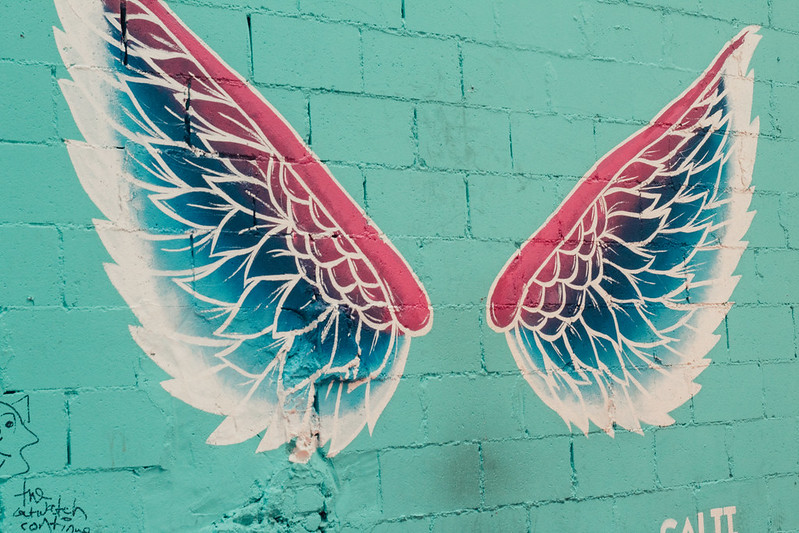
#> input picture input.jpg, 799 x 533 px
$ python pal.py input.jpg
#> lines starting #> are read from the running program, lines starting #| are printed output that depends on the picture
### lib.py
from PIL import Image, ImageOps
import sys
import math, random
from statistics import mean

def eu_distance(c1, c2):
    return math.sqrt(
        math.pow(c1[0] - c2[0], 2) +
        math.pow(c1[1] - c2[1], 2) +
        math.pow(c1[2] - c2[2], 2))

def random_color():
    r = int(random.random() * 255)
    g = int(random.random() * 255)
    b = int(random.random() * 255)
    return [r,g,b]

def populate_buckets(image_data, topn):
    buckets = []
    for i in range(len(topn)):
        buckets.append([])
    for pixel in image_data:
        q = [[eu_distance(pixel, topn[i]), i] for i in range(len(topn))]
        q.sort()
        nearest_topn = q[0][1]
        buckets[nearest_topn].append(pixel)
    return buckets

# [13 lines left out: function average_buckets, not called in this run]

def kmeans(bucket_count, data, verbose=False):
    topn = [random_color() for x in range(bucket_count)]
    for i in range(10):
        if verbose:
            for pixel in topn:
                print("[48;2;%d;%d;%dm  " % tuple(pixel), end="")
            print("[0m", end="")
            print(topn)
        topn = average_buckets(populate_buckets(data, topn), topn)
    return topn

def noisify_pixel(rgb, intensity):
    return [x * (1 + (random.random() * intensity)) for x in rgb]

def operate(filename, function, size=(256,256)):
#> called with filename = 'input.jpg', size = (256, 256)
    im = Image.open(filename)
#> im is the input picture: PIL image 799x533 RGB; mean R, G, B 120.3, 165.8, 158.3
    i2 = ImageOps.fit(im, size)
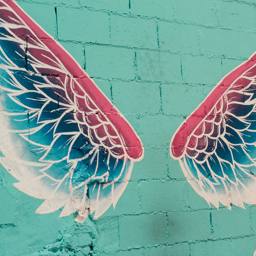
#> i2: PIL image 256x256 RGB; mean R, G, B 120.8, 160.4, 154.8
    data = i2.getdata()
    data = function(data)
    i2.putdata(data)
    i2.save('op/' + filename)

### pal.py
import sys
from lib import *

def generate_palette():
    red = (0xcc, 0x24, 0x1d)
    aqua = (0x8e, 0xc0, 0x7c)
    delta = (aqua[0] - red[0], aqua[1] - red[1], aqua[2] - red[2])
    res = []
    for i in range(10):
        color = list(red)
        color[0] = int(color[0] + (delta[0] * (i * 0.1)))
        color[1] = int(color[1] + (delta[1] * (i * 0.1)))
        color[2] = int(color[2] + (delta[2] * (i * 0.1)))
        res.append(tuple(color))
    return res

def palettize(data):
    buckets = kmeans(8, data)
    buckets = generate_palette()
    new_data = []
    for pixel in data:
        pixel = noisify_pixel(pixel, 0.3)
        q = [[eu_distance(pixel, buckets[i]), i] for i in range(len(buckets))]
        q.sort()
        nearest_bucket = q[0][1]
        new_data.append(tuple(buckets[nearest_bucket]))
    return new_data

if __name__ == '__main__':
#> (the run stopped early here; a loop or call above may not have finished)
